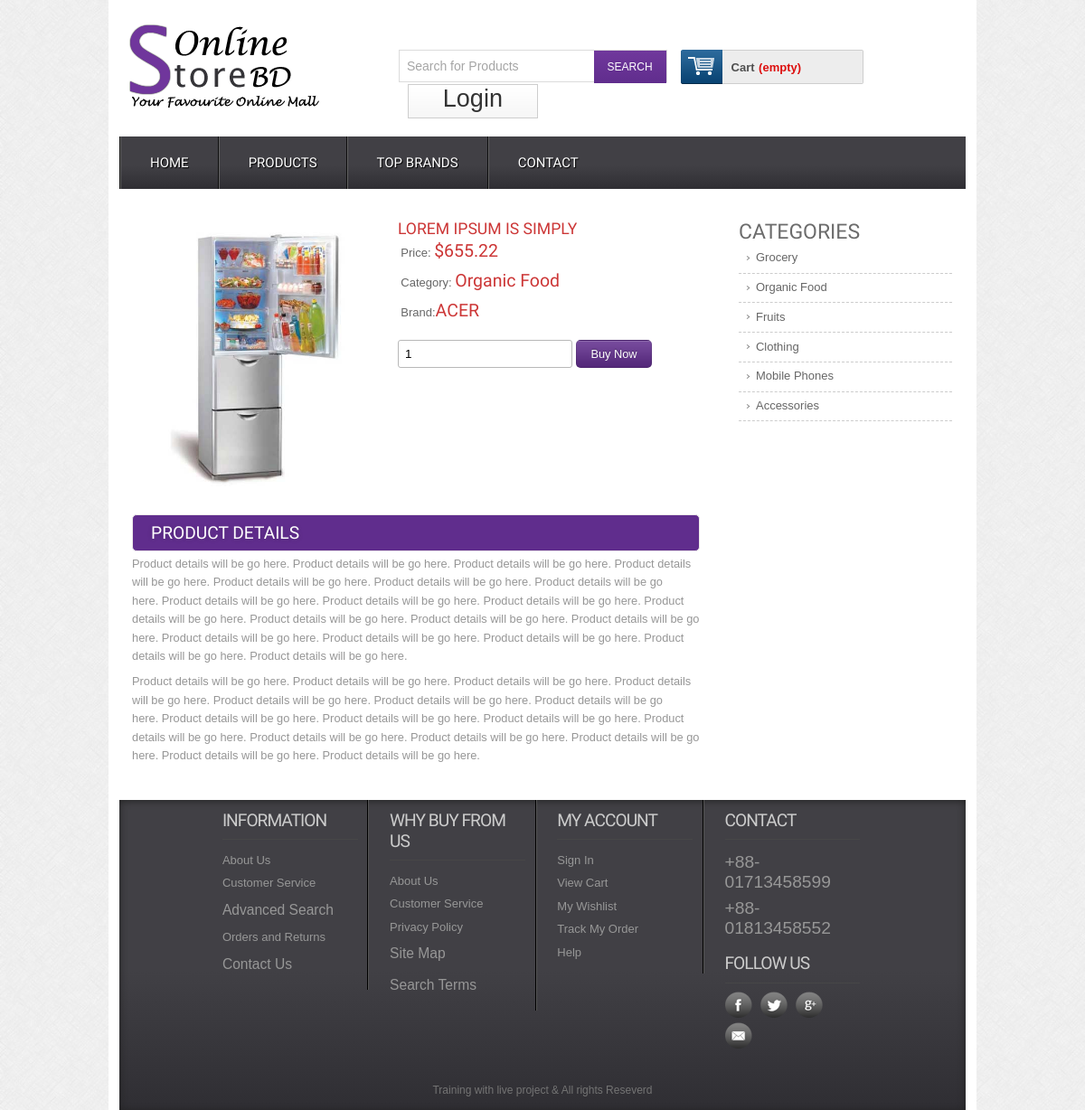
Page /details.php?proid=4 on the committed database.
### tables this page shows
CREATE TABLE `tbl_product` (
  `productId` int(11) NOT NULL,
  `productName` varchar(255) NOT NULL,
  `catId` varchar(255) NOT NULL,
  `brandId` varchar(255) NOT NULL,
  `body` text NOT NULL,
  `image` varchar(255) NOT NULL,
  `price` varchar(255) NOT NULL,
  `type` int(11) NOT NULL DEFAULT 1
);

CREATE TABLE `tbl_category` (
  `catId` int(11) NOT NULL,
  `catName` varchar(255) NOT NULL
);

CREATE TABLE `tbl_brand` (
  `brandId` int(11) NOT NULL,
  `brandName` varchar(255) NOT NULL
);

### classes/Cart.php (called while the page is built, shortened)
<?php
$filepath = realpath(dirname(__FILE__));
include_once ($filepath.'/../lib/Database.php');
?>
<?php
class Cart{
	private $db;
	public function __construct(){
		$this->db = new Database();
	}
	public function chkCartTable(){
		$sId = session_id();
		$query = "SELECT * FROM tbl_cart WHERE sId = '$sId'";
		$result = $this->db->select($query);
		return $result;
	}
}
?>

### lib/Database.php (called while the page is built, shortened)
<?php
class Database{
	public $host   = DB_HOST;
	public $user   = DB_USER;
	public $pass   = DB_PASS;
	public $dbname = DB_NAME;
	public $link;
	private function connectDB(){
		$this->link = new mysqli($this->host, $this->user, $this->pass, $this->dbname);
	}
	public function select($query){
		$result = $this->link->query($query) or die($this->link->error.__LINE__);
		if($result->num_rows > 0){
			return $result;
		} else{
			return false;
		}
	}
}
?>

### lib/Session.php (called while the page is built, shortened)
<?php
class Session{
	public static function get($key){
		if(isset($_SESSION[$key])){
			return $_SESSION[$key];
		} else{
			return false;
		}
	}
}
?>

### classes/Product.php (called while the page is built, shortened)
<?php
$filepath = realpath(dirname(__FILE__));
include_once ($filepath.'/../lib/Database.php');
?>
<?php
Class Product{
	private $db;
	public function __construct(){
		$this->db = new Database();
	}
	public function getSingleProduct($id){
		$query = "SELECT p.*, c.catName, b.brandName FROM tbl_product as p, tbl_category as c, tbl_brand as b WHERE p.catId = c.catId AND p.brandId = b.brandId AND p.productId = '$id'";
		$result = $this->db->select($query);
		return $result;
	}
}
?>

### classes/Category.php (called while the page is built, shortened)
<?php
$filepath = realpath(dirname(__FILE__));
include_once ($filepath.'/../lib/Database.php');
?>
<?php
Class Category{
	private $db;
	public function __construct(){
		$this->db = new Database();
	}
	public function getAllCat(){
		$query = "SELECT * FROM tbl_category ORDER BY catId DESC";
		$result = $this->db->select($query);
		return $result;
	}
}
?>

### details.php (the view, shortened to what this page needs)
<?php include'inc/header.php';?>
<?php
if(!isset($_GET['proid']) || $_GET['proid'] == NULL){
	header("Location:404.php");
} else{
	$id = preg_replace('[^-a-zA-Z0-9_]', '', $_GET['proid']);
}
?>
 <div class="main">
    <div class="content">
    	<div class="section group">
			<div class="cont-desc span_1_of_2">
				<?php
					$getPd = $pd->getSingleProduct($id);
					if($getPd){
						while($result = $getPd->fetch_assoc()){ ?>
					<div class="grid images_3_of_2">
						<img src="admin/<?php echo $result['image']; ?>" alt="" />
					</div>
				<div class="desc span_3_of_2">
					<h2><?php echo $result['productName']; ?></h2>
					<div class="price">
						<p>Price: <span>$<?php echo $result['price']; ?></span></p>
						<p>Category: <span><?php echo $result['catName']; ?></span></p>
						<p>Brand:<span><?php echo $result['brandName']; ?></span></p>
					</div>
					<div class="add-cart">
						<form action="" method="post">
							<input type="number" class="buyfield" name="quantity" value="1"/>
							<input type="submit" class="buysubmit" name="submit" value="Buy Now"/>
						</form>
					</div>
				</div>
			<div class="product-desc">
				<h2>Product Details</h2>
				<?php echo $result['body']; ?>
			</div>
		<?php } } ?>
		</div>
				<div class="rightsidebar span_3_of_1">
					<h2>CATEGORIES</h2>
					<ul>
					<?php
						$getCat = $cat->getAllCat();
						if($getCat){
							while($result = $getCat->fetch_assoc()){ ?>
				      <li><a href="productbycat.php?catId=<?php echo $result['catId'];?>"><?php echo $result['catName']; ?></a></li>
					<?php } } ?>
    				</ul>
 				</div>
 		</div>
 	</div>
<?php include'inc/footer.php';?>

### inc/header.php (shortened to what this page needs)
<?php
	include'lib/Session.php';
	include'lib/Database.php';
	$ct  = new Cart();
	$cat = new Category();
	$pd  = new Product();
?>
<!DOCTYPE HTML>
<head>
<link href="css/style.css" rel="stylesheet" type="text/css" media="all"/>
<link href="css/menu.css" rel="stylesheet" type="text/css" media="all"/>
</head>
<body>
  <div class="wrap">
		<div class="header_top">
			<div class="logo">
				<a href="index.php"><img src="images/logo.png" alt="" /></a>
			</div>
			  <div class="header_top_right">
			    <div class="search_box">
				    <form>
				    	<input type="text" value="Search for Products" onfocus="this.value = '';" onblur="if (this.value == '') {this.value = 'Search for Products';}"><input type="submit" value="SEARCH">
				    </form>
			    </div>
			    <div class="shopping_cart">
					<div class="cart">
						<a href="#" title="View my shopping cart" rel="nofollow">
								<span class="cart_title">Cart</span>
								<span class="no_product">
								<?php
									$chkCart = $ct->chkCartTable();
									if($chkCart){
										$sum = Session::get('sum');
										$qty = Session::get('qty');
										echo"$".$sum." || Qty: ".$qty;
									} else{
										echo"(empty)";
									}
								?>
								</span>
							</a>
						</div>
			      </div>
			<div class="login">
			<?php
				$login = Session::get("custlogin");
				if($login == false){ ?>
					<a href="login.php">Login</a>
			<?php } else{ ?>
					<a href="?cmrid=<?php echo Session::get("cmrId");?>">Logout</a>
			<?php } ?>
		    </div>
	 </div>
 </div>
<div class="menu">
	<ul id="dc_mega-menu-orange" class="dc_mm-orange">
	  <li><a href="index.php">Home</a></li>
	  <li><a href="products.php">Products</a> </li>
	  <li><a href="topbrands.php">Top Brands</a></li>
	  <li><a href="contact.php">Contact</a> </li>
	</ul>
</div>

### inc/footer.php (shortened to what this page needs)
</div>
   <div class="footer">
   	  <div class="wrapper">
	     <div class="section group">
				<div class="col_1_of_4 span_1_of_4">
						<h4>Information</h4>
						<ul>
						<li><a href="#">About Us</a></li>
						<li><a href="#">Customer Service</a></li>
						<li><a href="#"><span>Advanced Search</span></a></li>
						<li><a href="#">Orders and Returns</a></li>
						<li><a href="#"><span>Contact Us</span></a></li>
						</ul>
					</div>
				<div class="col_1_of_4 span_1_of_4">
					<h4>Why buy from us</h4>
						<ul>
						<li><a href="about.php">About Us</a></li>
						<li><a href="faq.php">Customer Service</a></li>
						<li><a href="#">Privacy Policy</a></li>
						<li><a href="contact.php"><span>Site Map</span></a></li>
						<li><a href="details.php"><span>Search Terms</span></a></li>
						</ul>
				</div>
				<div class="col_1_of_4 span_1_of_4">
					<h4>My account</h4>
						<ul>
							<li><a href="contact.html">Sign In</a></li>
							<li><a href="index.html">View Cart</a></li>
							<li><a href="#">My Wishlist</a></li>
							<li><a href="#">Track My Order</a></li>
							<li><a href="faq.html">Help</a></li>
						</ul>
				</div>
				<div class="col_1_of_4 span_1_of_4">
					<h4>Contact</h4>
						<ul>
							<li><span>+88-01713458599</span></li>
							<li><span>+88-01813458552</span></li>
						</ul>
						<div class="social-icons">
							<h4>Follow Us</h4>
					   		  <ul>
							      <li class="facebook"><a href="#" target="_blank"> </a></li>
							      <li class="twitter"><a href="#" target="_blank"> </a></li>
							      <li class="googleplus"><a href="#" target="_blank"> </a></li>
							      <li class="contact"><a href="#" target="_blank"> </a></li>
						     </ul>
   	 					</div>
				</div>
			</div>
			<div class="copy_right">
				<p>Training with live project &amp; All rights Reseverd </p>
		   </div>
     </div>
    </div>
    <link href="css/flexslider.css" rel='stylesheet' type='text/css' />
</body>
</html>

### css/menu.css (style rules this page uses)
ul.dc_mm-orange,ul.dc_mm-orange li { border:none; list-style:none; }
ul.dc_mm-orange { background: #414045; background: -moz-linear-gradient(top, #414045 55%, #2f2e33 100%); background: -webkit-gradient(linear, left top, left bottom, color-stop(55%,#414045), color-stop(100%,#2f2e33)); background: -webkit-linear-gradient(top, #414045 55%,#2f2e33 100%); background: -o-linear-gradient(top, #414045 55%,#2f2e33 100%); background: -ms-linear-gradient(top, #414045 55%,#2f2e33 100%); background: linear-gradient(to bottom, #414045 55%,#2f2e33 100%); filter: progid:DXImageTransform.Microsoft.gradient( startColorstr='#414045', endColorstr='#2f2e33',GradientType=0 ); font:normal 13px Arial,sans-serif; padding:0; position:relative; width:100%; }
ul.dc_mm-orange li { float:left; margin:0; padding:0; }
ul.dc_mm-orange li a { color:#fff; display:block; float:left; font-size:15px; padding:20px 32px; text-decoration:none; text-shadow:1px 1px 1px #000; text-transform:uppercase; font-family:'Doppio One', sans-serif; border-left:2px groove #636363; }

### rows in the picture
tbl_product: image (picture), productName "LOREM IPSUM IS SIMPLY", price "655.22", catId.catName "Organic Food", brandId.brandName "ACER", body "Product details will be go here. Product details will be go here. Product details will be go here. Product details will be go here. Product details will be go here. Product details will be go here. Product details will be go here. Product details will be go here. Product details will be go here. Product details will be go here. Product details will be go here. Product details will be go here. Product details will be go here. Product details will be go here. Product details will be go here. Product details will be go here. Product details will be go here. Product details will be go here. Product details will be go here. Product details will be go here. Product details will be go here.…"
tbl_category: catName "Grocery"
tbl_category: catName "Organic Food"
tbl_category: catName "Fruits"
tbl_category: catName "Clothing"
tbl_category: catName "Mobile Phones"
tbl_category: catName "Accessories"
